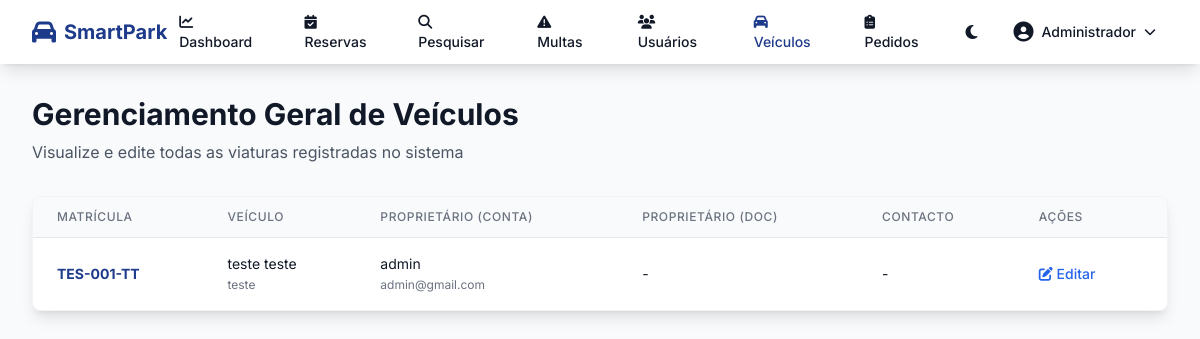
Page /admin/veiculos.php (signed in) on the committed database.
### tables this page shows
CREATE TABLE `usuarios` (
  `id` int(11) NOT NULL AUTO_INCREMENT,
  `nome` varchar(100) NOT NULL,
  `email` varchar(100) NOT NULL,
  `senha` varchar(255) NOT NULL,
  `role` enum('admin','funcionario','usuario','contabilista_estagiario','contabilista_senior') NOT NULL DEFAULT 'usuario',
  `data_criacao` timestamp NOT NULL DEFAULT current_timestamp(),
  PRIMARY KEY (`id`),
  UNIQUE KEY `email` (`email`),
  KEY `idx_email` (`email`),
  KEY `idx_role` (`role`)
);

CREATE TABLE `veiculos` (
  `id` int(11) NOT NULL AUTO_INCREMENT,
  `usuario_id` int(11) NOT NULL,
  `marca` varchar(100) NOT NULL,
  `modelo` varchar(100) DEFAULT NULL,
  `matricula` varchar(20) NOT NULL,
  `cor` varchar(50) DEFAULT NULL,
  `proprietario_nome` varchar(100) DEFAULT NULL,
  `contacto` varchar(20) DEFAULT NULL,
  `pode_editar` tinyint(1) DEFAULT 0,
  `pode_eliminar` tinyint(1) DEFAULT 0,
  `created_at` timestamp NOT NULL DEFAULT current_timestamp(),
  PRIMARY KEY (`id`),
  UNIQUE KEY `idx_matricula_unique` (`matricula`),
  KEY `idx_usuario_veiculo` (`usuario_id`),
  CONSTRAINT `fk_veiculo_usuario` FOREIGN KEY (`usuario_id`) REFERENCES `usuarios` (`id`) ON DELETE CASCADE
);

### includes/auth.php (called while the page is built, shortened)
<?php
require_once __DIR__ . '/../config.php';
function isLoggedIn()
{
    return isset($_SESSION['user_id']) && isset($_SESSION['user_role']);
}
function hasRole($role)
{
    $userRole = strtolower(trim($_SESSION['user_role']));
    $targetRole = strtolower(trim($role));
    return $userRole === $targetRole;
}
function getCurrentUser()
{
    global $pdo;
    $stmt = $pdo->prepare("SELECT id, nome, email, role FROM usuarios WHERE id = ?");
    $stmt->execute([$_SESSION['user_id']]);
    return $stmt->fetch();
}
function getRoleRedirect($role)
{
    switch ($role) {
        case 'admin':
            return '/smartpark/admin';
    }
}

### includes/functions.php (called while the page is built, shortened)
<?php
function e($string) {
    return htmlspecialchars($string, ENT_QUOTES, 'UTF-8');
}

### admin/veiculos.php (the view, shortened to what this page needs)
<?php
require_once __DIR__ . '/../includes/auth.php';
require_once __DIR__ . '/../includes/functions.php';
$stmt = $pdo->query("
    SELECT v.*, u.nome as dono_original, u.email as dono_email
    FROM veiculos v
    JOIN usuarios u ON v.usuario_id = u.id
    ORDER BY v.created_at DESC
");
$allVeiculos = $stmt->fetchAll();
require_once __DIR__ . '/../includes/header.php';
?>
<div class="max-w-7xl mx-auto px-4 sm:px-6 lg:px-8 py-8">
    <div class="flex flex-col md:flex-row md:items-center md:justify-between mb-8">
        <div>
            <h1 class="text-3xl font-bold text-gray-900 dark:text-white">Gerenciamento Geral de Veículos</h1>
            <p class="text-gray-600 dark:text-gray-400 mt-2">Visualize e edite todas as viaturas registradas no sistema
            </p>
        </div>
    </div>
    <div
        class="bg-white dark:bg-gray-800 rounded-lg shadow-lg overflow-hidden border border-gray-100 dark:border-gray-700">
        <div class="overflow-x-auto">
            <table class="min-w-full divide-y divide-gray-200 dark:divide-gray-700">
                <thead class="bg-gray-50 dark:bg-gray-700">
                    <tr>
                        <th
                            class="px-6 py-3 text-left text-xs font-medium text-gray-500 dark:text-gray-300 uppercase tracking-wider">
                            Matrícula</th>
                        <th
                            class="px-6 py-3 text-left text-xs font-medium text-gray-500 dark:text-gray-300 uppercase tracking-wider">
                            Veículo</th>
                        <th
                            class="px-6 py-3 text-left text-xs font-medium text-gray-500 dark:text-gray-300 uppercase tracking-wider">
                            Proprietário (Conta)</th>
                        <th
                            class="px-6 py-3 text-left text-xs font-medium text-gray-500 dark:text-gray-300 uppercase tracking-wider">
                            Proprietário (Doc)</th>
                        <th
                            class="px-6 py-3 text-left text-xs font-medium text-gray-500 dark:text-gray-300 uppercase tracking-wider">
                            Contacto</th>
                        <th
                            class="px-6 py-3 text-left text-xs font-medium text-gray-500 dark:text-gray-300 uppercase tracking-wider">
                            Ações</th>
                    </tr>
                </thead>
                <tbody class="divide-y divide-gray-200 dark:divide-gray-700">
                    <?php if (empty($allVeiculos)): ?>
                        <tr>
                            <td colspan="6" class="px-6 py-4 text-center text-gray-500">Nenhum veículo cadastrado.</td>
                        </tr>
                    <?php else: ?>
                        <?php foreach ($allVeiculos as $v): ?>
                            <tr class="hover:bg-gray-50 dark:hover:bg-gray-700 transition">
                                <td class="px-6 py-4 whitespace-nowrap text-sm font-bold text-primary dark:text-secondary">
                                    <?php echo e($v['matricula']); ?>
                                </td>
                                <td class="px-6 py-4 whitespace-nowrap text-sm">
                                    <?php echo e($v['marca']); ?>
                                    <?php echo e($v['modelo']); ?> <br>
                                    <span class="text-xs text-gray-500">
                                        <?php echo e($v['cor']); ?>
                                    </span>
                                </td>
                                <td class="px-6 py-4 whitespace-nowrap text-sm">
                                    <?php echo e($v['dono_original']); ?> <br>
                                    <span class="text-xs text-gray-500">
                                        <?php echo e($v['dono_email']); ?>
                                    </span>
                                </td>
                                <td class="px-6 py-4 whitespace-nowrap text-sm">
                                    <?php echo e($v['proprietario_nome'] ?: '-'); ?>
                                </td>
                                <td class="px-6 py-4 whitespace-nowrap text-sm">
                                    <?php echo e($v['contacto'] ?: '-'); ?>
                                </td>
                                <td class="px-6 py-4 whitespace-nowrap text-sm font-medium">
                                    <button onclick="openEditModal(<?php echo htmlspecialchars(json_encode($v)); ?>)"
                                        class="text-blue-600 hover:text-blue-900 mr-3">
                                        <i class="fas fa-edit"></i> Editar
                                    </button>
                                </td>
                            </tr>
                        <?php endforeach; ?>
                    <?php endif; ?>
                </tbody>
            </table>
        </div>
    </div>
</div>
<?php require_once __DIR__ . '/../includes/footer.php'; ?>

### includes/header.php (shortened to what this page needs)
<?php
require_once __DIR__ . '/../config.php';
require_once __DIR__ . '/auth.php';
require_once __DIR__ . '/functions.php';
$currentUser = getCurrentUser();
$currentPage = basename($_SERVER['PHP_SELF']);
?>
<!DOCTYPE html>
<html lang="pt-BR" x-data="{ darkMode: localStorage.getItem('darkMode') === 'true' }" :class="{ 'dark': darkMode }">
<head>
    <script src="https://cdn.tailwindcss.com"></script>
    <link rel="stylesheet" href="https://cdnjs.cloudflare.com/ajax/libs/font-awesome/6.5.1/css/all.min.css">
</head>
<body class="bg-gray-50 dark:bg-gray-900 text-gray-900 dark:text-gray-100 transition-colors duration-200">
    <nav class="bg-white dark:bg-gray-800 shadow-lg sticky top-0 z-50"
        x-data="{ mobileMenuOpen: false, userMenuOpen: false }">
        <div class="max-w-7xl mx-auto px-4 sm:px-6 lg:px-8">
            <div class="flex justify-between h-16">
                <div class="flex items-center">
                    <a href="<?php echo getRoleRedirect($_SESSION['user_role'] ?? 'usuario'); ?>"
                        class="flex items-center space-x-2">
                        <i class="fas fa-car text-primary dark:text-secondary text-2xl"></i>
                        <span class="text-xl font-bold text-primary dark:text-secondary">SmartPark</span>
                    </a>
                </div>
                <div class="hidden md:flex items-center space-x-4">
                    <?php if (isLoggedIn()): ?>
                        <?php if (hasRole('admin')): ?>
                            <a href="/smartpark/admin/dashboard.php"
                                class="px-3 py-2 rounded-md text-sm font-medium hover:bg-gray-100 dark:hover:bg-gray-700 transition">
                                <i class="fas fa-chart-line mr-1"></i> Dashboard
                            </a>
                            <a href="/smartpark/admin/reservas.php"
                                class="px-3 py-2 rounded-md text-sm font-medium hover:bg-gray-100 dark:hover:bg-gray-700 transition">
                                <i class="fas fa-calendar-check mr-1"></i> Reservas
                            </a>
                            <a href="/smartpark/admin/pesquisa-matricula.php"
                                class="px-3 py-2 rounded-md text-sm font-medium hover:bg-gray-100 dark:hover:bg-gray-700 transition">
                                <i class="fas fa-search mr-1"></i> Pesquisar
                            </a>
                            <a href="/smartpark/admin/multas.php"
                                class="px-3 py-2 rounded-md text-sm font-medium hover:bg-gray-100 dark:hover:bg-gray-700 transition">
                                <i class="fas fa-exclamation-triangle mr-1"></i> Multas
                            </a>
                            <a href="/smartpark/admin/usuarios.php"
                                class="px-3 py-2 rounded-md text-sm font-medium hover:bg-gray-100 dark:hover:bg-gray-700 transition">
                                <i class="fas fa-users mr-1"></i> Usuários
                            </a>
                            <a href="/smartpark/admin/veiculos.php"
                                class="px-3 py-2 rounded-md text-sm font-medium hover:bg-gray-100 dark:hover:bg-gray-700 transition <?php echo $currentPage == 'veiculos.php' ? 'text-primary dark:text-secondary' : ''; ?>">
                                <i class="fas fa-car mr-1"></i> Veículos
                            </a>
                            <a href="/smartpark/admin/pedidos-veiculos.php"
                                class="px-3 py-2 rounded-md text-sm font-medium hover:bg-gray-100 dark:hover:bg-gray-700 transition <?php echo $currentPage == 'pedidos-veiculos.php' ? 'text-primary dark:text-secondary' : ''; ?>">
                                <i class="fas fa-clipboard-list mr-1"></i> Pedidos
                            </a>
                        <?php endif; ?>
                    <?php endif; ?>
                    <button @click="darkMode = !darkMode; localStorage.setItem('darkMode', darkMode)"
                        class="p-2 rounded-md hover:bg-gray-100 dark:hover:bg-gray-700 transition">
                        <i class="fas fa-moon" x-show="!darkMode"></i>
                    </button>
                    <?php if (isLoggedIn()): ?>
                        <div class="relative" x-data="{ open: false }">
                            <button @click="open = !open"
                                class="flex items-center space-x-2 px-3 py-2 rounded-md hover:bg-gray-100 dark:hover:bg-gray-700 transition">
                                <i class="fas fa-user-circle text-xl"></i>
                                <span class="text-sm font-medium"><?php echo e($currentUser['nome']); ?></span>
                                <i class="fas fa-chevron-down text-xs"></i>
                            </button>
                        </div>
                    <?php endif; ?>
                </div>
            </div>
        </div>
    </nav>
    <main class="min-h-screen">

### includes/header.php (style rules this page uses)
body { font-family: 'Inter', sans-serif; }

### rows in the picture
usuarios: nome "Administrador"
veiculos: matricula "TES-001-TT", marca "teste", modelo "teste", cor "teste", usuario.nome "admin", usuario.email "admin@gmail.com", proprietario_nome "-", contacto "-"
